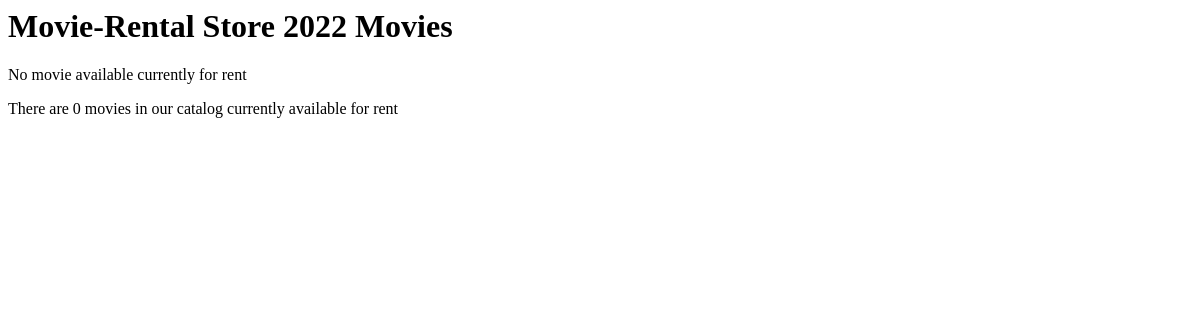
The page /movies/ on the database as committed earlier.
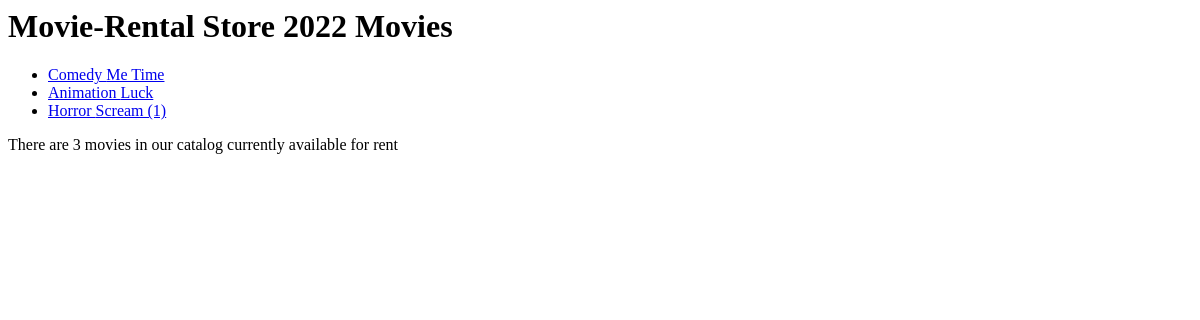
The same page on the database as committed later.
### moviecatalog/models.py (models this page shows, shortened)
class Movie(models.Model):
    genre = models.ForeignKey(MovieGenre, on_delete=models.RESTRICT)
    movie_name = models.CharField(max_length=225)
    movie_rating = models.CharField(max_length=10, null=True)
    launch_date = models.DateTimeField('date launched', null=True)
    price = models.IntegerField(default=0)
    KE_SHILLINGS = 'Kshs'
    CURRENCY_CHOICES = [(KE_SHILLINGS, 'Kenya Shillings')]
    sale_currency = models.CharField(
        max_length=10, choices=CURRENCY_CHOICES, default=KE_SHILLINGS)
    sku = models.CharField(max_length=5, default=0000, null=False)

class MovieGenre(models.Model):
    movie_genre = models.CharField(max_length=50, unique=True, help_text='Enter a movie genre (e.g. Action)')
    def __str__(self):
        return self.movie_genre

### moviecatalog/views.py (the view)
# urls.py: path('', views.index, name='index'),
def index(request):
    movie_list = Movie.objects.order_by('-launch_date')
    num_movies = Movie.objects.all().count()
    context = {
        'movie_list': movie_list,
        'num_movies': num_movies,
    }
    return HttpResponse(render(request, 'moviecatalog/index.html', context))

### moviecatalog/templates/moviecatalog/index.html
<h1>Movie-Rental Store 2022 Movies</h1>
{% if movie_list %}
<ul>
    {% for movie in movie_list %}
    <li>
        <a href="/movies/{{ movie.id }}/">{{ movie.genre}} {{ movie.movie_name}}</a>
    </li>
    {% endfor %}
</ul>
{% else %}
<p>No movie available currently for rent</p>
{% endif %}
<p>There are {{ num_movies }} movies in our catalog currently available for rent</p>

Rows that differ between the two databases and show on the page:
added Movie: genre "Comedy", movie_name "Me Time"
added Movie: genre "Animation", movie_name "Luck"
added Movie: genre "Horror", movie_name "Scream (1)"
Other text that changed with them:
{{ num_movies }}: "0" → "3"
text no longer shown: "No movie available currently for rent"
